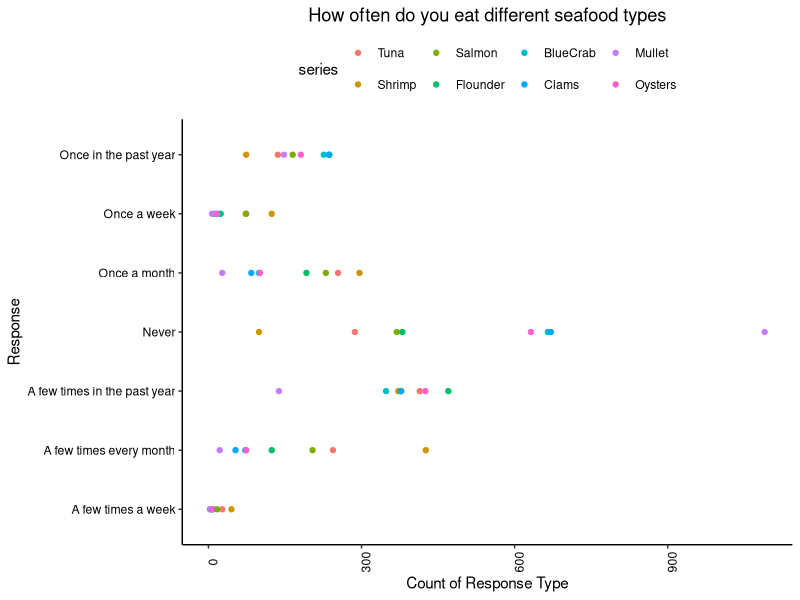
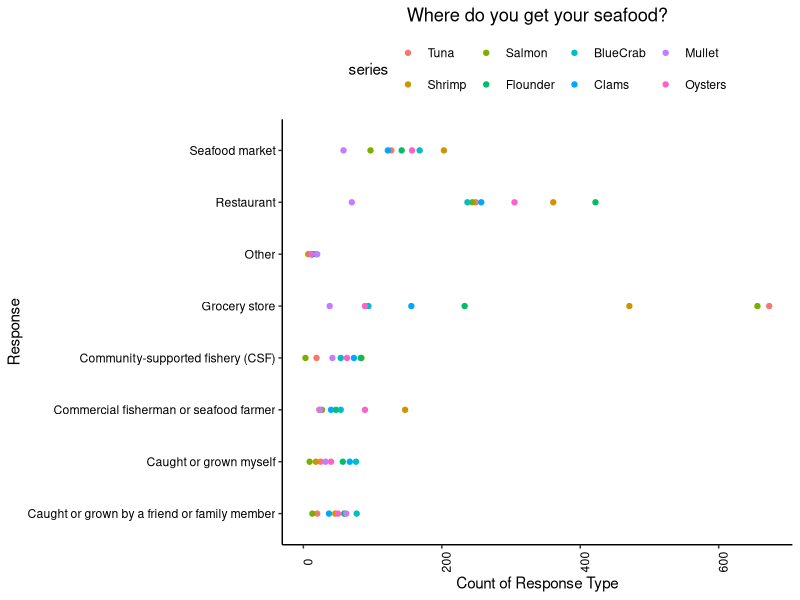
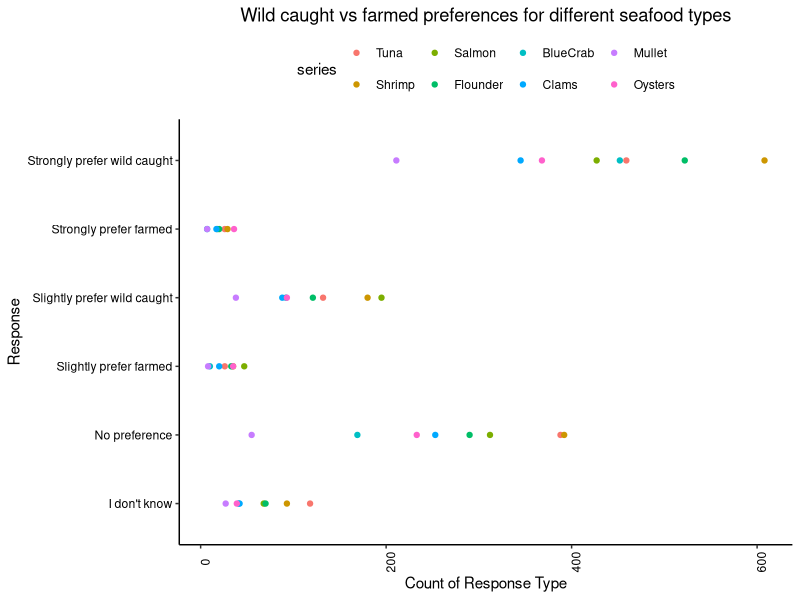
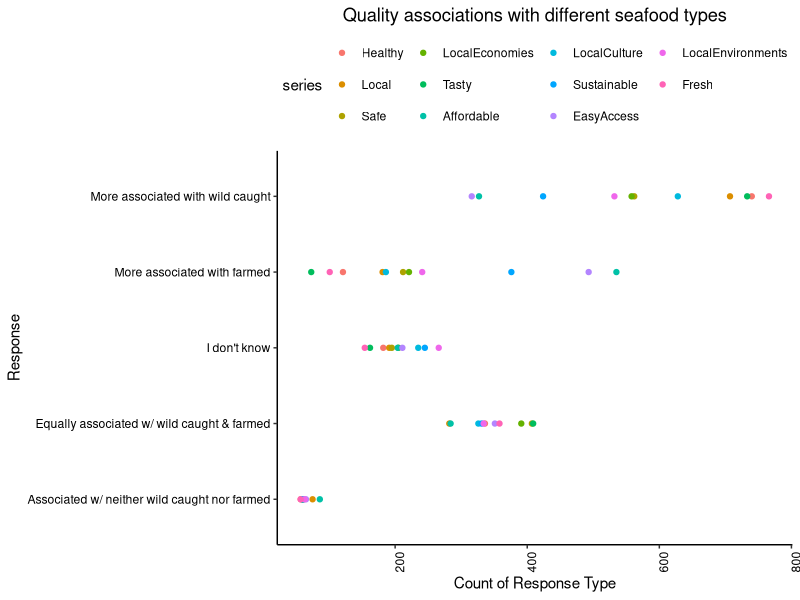

Write R code to recreate these figures, in order.
## ---- chunk 1
knitr::opts_chunk$set(echo = TRUE)
## ---- chunk 2
getwd()
library(tidyverse)
library(ggplot2)
library(reshape2)

survey.dat <- read.csv("./AquacultureSurveyData.csv")
survey.codes <- read.csv("./AquacultureSurveyCodes.csv")

# Set ggplot theme
mytheme <- theme_classic() +
  theme(axis.text = element_text(color = "black"), 
        legend.position = "top")
theme_set(mytheme)
## ---- chunk 3
freq.sp <- select(survey.dat, Frequency_Tuna:Frequency_Oysters)

freq.sp.Tuna <- as.data.frame(table(freq.sp$Frequency_Tuna))
freq.sp.Shrimp <- as.data.frame(table(freq.sp$Frequency_Shrimp))
freq.sp.Salmon <- as.data.frame(table(freq.sp$Frequency_Salmon))
freq.sp.Flounder <- as.data.frame(table(freq.sp$Frequency_Flounder))
freq.sp.BlueCrab <- as.data.frame(table(freq.sp$Frequency_BlueCrab))
freq.sp.Clams <- as.data.frame(table(freq.sp$Frequency_Clams))
freq.sp.Mullet <- as.data.frame(table(freq.sp$Frequency_Mullet))
freq.sp.Oysters <- as.data.frame(table(freq.sp$Frequency_Oysters))

freq.sp.summary <- freq.sp.Tuna %>% 
  left_join(freq.sp.Shrimp, by = "Var1") %>% 
  left_join(freq.sp.Salmon, by = "Var1") %>% 
  left_join(freq.sp.Flounder, by = "Var1") %>% 
  left_join(freq.sp.BlueCrab, by = "Var1") %>% 
  left_join(freq.sp.Clams, by = "Var1") %>% 
  left_join(freq.sp.Mullet, by = "Var1") %>% 
  left_join(freq.sp.Oysters, by = "Var1")
freq.sp.summary <- freq.sp.summary %>% 
  rename(Response = Var1,
         Tuna = Freq.x,
         Shrimp = Freq.y,
         Salmon = Freq.x.x,
         Flounder = Freq.y.y,
         BlueCrab = Freq.x.x.x,
         Clams = Freq.y.y.y,
         Mullet = Freq.x.x.x.x,
         Oysters = Freq.y.y.y.y)

freq.response.meaning <- c("Never", 
                           "Once in the past year", 
                           "A few times in the past year",
                           "Once a month",
                           "A few times every month",
                           "Once a week",
                           "A few times a week")

freq.sp.summary$Response_Explanation <- freq.response.meaning

#melt data frame into long format
freq.sp.summary.long <- melt(freq.sp.summary,  id.vars = 'Response_Explanation', variable.name = 'series')
freq.sp.summary.long <- freq.sp.summary.long[-c(1, 2, 3, 4, 5, 6, 7), ]
freq.sp.summary.long$value <- as.numeric(freq.sp.summary.long$value)

#create plot for each column in data frame
ggplot(freq.sp.summary.long, aes(y=Response_Explanation, x=value)) +
  geom_point(aes(colour = series)) + 
  labs(title ="How often do you eat different seafood types",
       x="Count of Response Type",
       y="Response") + 
  theme(axis.text.x = element_text(angle = 90), 
        plot.title = element_text(hjust=0.5))
## ---- chunk 4
where.sp <- select(survey.dat, Where_Tuna:Where_Oysters)

where.sp.Tuna <- as.data.frame(table(where.sp$Where_Tuna))
where.sp.Shrimp <- as.data.frame(table(where.sp$Where_Shrimp))
where.sp.Salmon <- as.data.frame(table(where.sp$Where_Salmon))
where.sp.Flounder <- as.data.frame(table(where.sp$Where_Flounder))
where.sp.BlueCrab <- as.data.frame(table(where.sp$Where_BlueCrab))
where.sp.Clams <- as.data.frame(table(where.sp$Where_Clams))
where.sp.Mullet <- as.data.frame(table(where.sp$Where_Mullet))
where.sp.Oysters <- as.data.frame(table(where.sp$Where_Oysters))

where.sp.summary <- where.sp.Tuna %>% 
  left_join(where.sp.Shrimp, by = "Var1") %>% 
  left_join(where.sp.Salmon, by = "Var1") %>% 
  left_join(where.sp.Flounder, by = "Var1") %>% 
  left_join(where.sp.BlueCrab, by = "Var1") %>% 
  left_join(where.sp.Clams, by = "Var1") %>% 
  left_join(where.sp.Mullet, by = "Var1") %>% 
  left_join(where.sp.Oysters, by = "Var1")
where.sp.summary <- where.sp.summary %>% 
  rename(Response = Var1,
         Tuna = Freq.x,
         Shrimp = Freq.y,
         Salmon = Freq.x.x,
         Flounder = Freq.y.y,
         BlueCrab = Freq.x.x.x,
         Clams = Freq.y.y.y,
         Mullet = Freq.x.x.x.x,
         Oysters = Freq.y.y.y.y)

where.response.meaning <- c("Caught or grown myself", 
                           "Caught or grown by a friend or family member", 
                           "Grocery store",
                           "Restaurant",
                           "Seafood market",
                           "Commercial fisherman or seafood farmer",
                           "Community-supported fishery (CSF)",
                           "Other")

where.sp.summary$Response_Explanation <- where.response.meaning

#melt data frame into long format
where.sp.summary.long <- melt(where.sp.summary,  id.vars = 'Response_Explanation', variable.name = 'series')
where.sp.summary.long <- where.sp.summary.long[-c(1, 2, 3, 4, 5, 6, 7, 8), ]
where.sp.summary.long$value <- as.numeric(where.sp.summary.long$value)

#create plot for each column in data frame
ggplot(where.sp.summary.long, aes(y=Response_Explanation, x=value)) +
  geom_point(aes(colour = series)) + 
  labs(title ="Where do you get your seafood?",
       x="Count of Response Type",
       y="Response") + 
  theme(axis.text.x = element_text(angle = 90), 
        plot.title = element_text(hjust=0.5))
## ---- chunk 5
pref.sp <- select(survey.dat, Preference_Tuna:Preference_Oysters)

pref.sp.Tuna <- as.data.frame(table(pref.sp$Preference_Tuna))
pref.sp.Shrimp <- as.data.frame(table(pref.sp$Preference_Shrimp))
pref.sp.Salmon <- as.data.frame(table(pref.sp$Preference_Salmon))
pref.sp.Flounder <- as.data.frame(table(pref.sp$Preference_Flounder))
pref.sp.BlueCrab <- as.data.frame(table(pref.sp$Preference_BlueCrab))
pref.sp.Clams <- as.data.frame(table(pref.sp$Preference_Clams))
pref.sp.Mullet <- as.data.frame(table(pref.sp$Preference_Mullet))
pref.sp.Oysters <- as.data.frame(table(pref.sp$Preference_Oysters))

pref.sp.summary <- pref.sp.Tuna %>% 
  left_join(pref.sp.Shrimp, by = "Var1") %>% 
  left_join(pref.sp.Salmon, by = "Var1") %>% 
  left_join(pref.sp.Flounder, by = "Var1") %>% 
  left_join(pref.sp.BlueCrab, by = "Var1") %>% 
  left_join(pref.sp.Clams, by = "Var1") %>% 
  left_join(pref.sp.Mullet, by = "Var1") %>% 
  left_join(pref.sp.Oysters, by = "Var1")
pref.sp.summary <- pref.sp.summary %>% 
  rename(Response = Var1,
         Tuna = Freq.x,
         Shrimp = Freq.y,
         Salmon = Freq.x.x,
         Flounder = Freq.y.y,
         BlueCrab = Freq.x.x.x,
         Clams = Freq.y.y.y,
         Mullet = Freq.x.x.x.x,
         Oysters = Freq.y.y.y.y)

pref.response.meaning <- c("Strongly prefer wild caught", 
                           "Slightly prefer wild caught", 
                           "No preference",
                           "Slightly prefer farmed",
                           "Strongly prefer farmed",
                           "I don't know")

pref.sp.summary$Response_Explanation <- pref.response.meaning

#melt data frame into long format
pref.sp.summary.long <- melt(pref.sp.summary,  id.vars = 'Response_Explanation', variable.name = 'series')
pref.sp.summary.long <- pref.sp.summary.long[-c(1, 2, 3, 4, 5, 6), ]
pref.sp.summary.long$value <- as.numeric(pref.sp.summary.long$value)

#create plot for each column in data frame
ggplot(pref.sp.summary.long, aes(y=Response_Explanation, x=value)) +
  geom_point(aes(colour = series)) + 
  labs(title ="Wild caught vs farmed preferences for different seafood types",
       x="Count of Response Type",
       y="Response") + 
  theme(axis.text.x = element_text(angle = 90), 
        plot.title = element_text(hjust=0.5))
## ---- chunk 6
qual.sp <- select(survey.dat, Qualities_Healthy:Qualities_Fresh)

qual.sp.Healthy <- as.data.frame(table(qual.sp$Qualities_Healthy))
qual.sp.Local <- as.data.frame(table(qual.sp$Qualities_Local))
qual.sp.Safe <- as.data.frame(table(qual.sp$Qualities_Safe))
qual.sp.Local_Economies <- as.data.frame(table(qual.sp$Qualities_Local_Economies))
qual.sp.Tasty <- as.data.frame(table(qual.sp$Qualities_Tasty))
qual.sp.Affordable <- as.data.frame(table(qual.sp$Qualities_Affordable))
qual.sp.Local_Culture <- as.data.frame(table(qual.sp$Qualities_Local_Culture))
qual.sp.Sustainable <- as.data.frame(table(qual.sp$Qualities_Sustainable))
qual.sp.Easy_Access <- as.data.frame(table(qual.sp$Qualities_Easy_Access))
qual.sp.Local_Environments <- as.data.frame(table(qual.sp$Qualities_Local_Environments))
qual.sp.Fresh <- as.data.frame(table(qual.sp$Qualities_Fresh))

qual.sp.summary <- qual.sp.Healthy %>% 
  left_join(qual.sp.Local, by = "Var1") %>% 
  left_join(qual.sp.Safe, by = "Var1") %>% 
  left_join(qual.sp.Local_Economies, by = "Var1") %>% 
  left_join(qual.sp.Tasty, by = "Var1") %>% 
  left_join(qual.sp.Affordable, by = "Var1") %>% 
  left_join(qual.sp.Local_Culture, by = "Var1") %>% 
  left_join(qual.sp.Sustainable, by = "Var1") %>%
  left_join(qual.sp.Easy_Access, by = "Var1") %>%
  left_join(qual.sp.Local_Environments, by = "Var1") %>%
  left_join(qual.sp.Fresh, by = "Var1")
qual.sp.summary <- qual.sp.summary %>% 
  rename(Response = Var1,
         Healthy = Freq.x,
         Local = Freq.y,
         Safe = Freq.x.x,
         LocalEconomies = Freq.y.y,
         Tasty = Freq.x.x.x,
         Affordable = Freq.y.y.y,
         LocalCulture = Freq.x.x.x.x,
         Sustainable = Freq.y.y.y.y,
         EasyAccess = Freq.x.x.x.x.x,
         LocalEnvironments = Freq.y.y.y.y.y,
         Fresh = Freq)

qual.response.meaning <- c("More associated with wild caught", 
                           "Equally associated w/ wild caught & farmed", 
                           "More associated with farmed",
                           "Associated w/ neither wild caught nor farmed",
                           "I don't know")

qual.sp.summary$Response_Explanation <- qual.response.meaning

#melt data frame into long format
qual.sp.summary.long <- melt(qual.sp.summary,  id.vars = 'Response_Explanation', variable.name = 'series')
qual.sp.summary.long <- qual.sp.summary.long[-c(1, 2, 3, 4, 5), ]
qual.sp.summary.long$value <- as.numeric(qual.sp.summary.long$value)

#create plot for each column in data frame
ggplot(qual.sp.summary.long, aes(y=Response_Explanation, x=value)) +
  geom_point(aes(colour = series)) + 
  labs(title ="Quality associations with different seafood types",
       x="Count of Response Type",
       y="Response") + 
  theme(axis.text.x = element_text(angle = 90), 
        plot.title = element_text(hjust=0.5))
